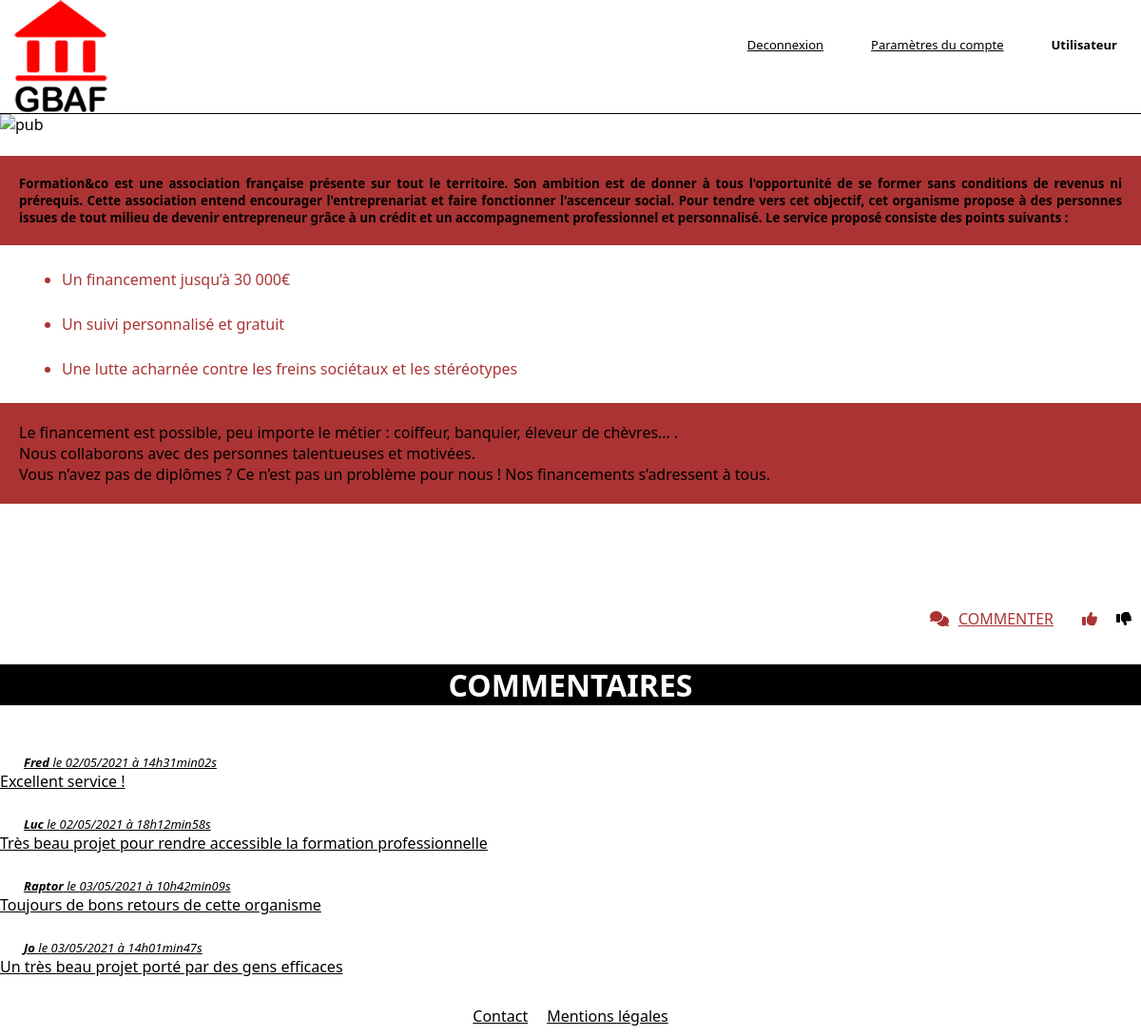
Page /partenaires/partenaire01.php on the committed database.
### tables this page shows
CREATE TABLE `commentaires` (
  `id` int NOT NULL,
  `id_user` int NOT NULL,
  `id_partenaires` int NOT NULL,
  `auteur` varchar(255) NOT NULL,
  `date_com` datetime NOT NULL DEFAULT CURRENT_TIMESTAMP,
  `commentaires` text NOT NULL
);

### partenaires/partenaire01.php (the view, shortened to what this page needs)
<!DOCTYPE html>
<html lang="fr">
  <head>
    <link rel="stylesheet" href="../css/style.css">
  </head>
  <body>
    <header id="header" class="border">
      <div>
        <ul class="settings">
          <li class="black"><strong> Utilisateur </strong> </li>
          <li class="black"><a class="black" href="parametres.php"><i></i>Paramètres du compte</a></li>
          <li class="black"><a class="black" href="connexion.php"><i></i>Deconnexion</a></li>
        </ul>
      </div>
      <a href="../index.php"><img src="../img/logo.png" alt="GBAF" class="gbaf alt-gbaf"></a>
    </header>
    <main>
      <section>
        <img src="../img/business-02.jpg" alt="pub" class="pub">
        <h5  class="partenaires">
          Formation&co est une association française présente sur tout le territoire. Son ambition est de donner
          à tous l'opportunité de se former sans conditions de revenus ni prérequis. Cette association entend encourager
          l'entreprenariat et faire fonctionner l'ascenceur social. Pour tendre vers cet objectif, cet organisme propose
          à des personnes issues de tout milieu de devenir entrepreneur grâce à un crédit et un accompagnement professionnel et personnalisé.
          Le service proposé consiste des points suivants :
        </h5>
            <ul>
              <li class="services">Un financement jusqu’à 30 000€ </li>
              <li class="services">Un suivi personnalisé et gratuit</li>
              <li class="services">Une lutte acharnée contre les freins sociétaux et les stéréotypes</li>
            </ul>
        <p  class="partenaires">
          Le financement est possible, peu importe le métier : coiffeur, banquier, éleveur de chèvres… .<br>
          Nous collaborons avec des personnes talentueuses et motivées.<br>
          Vous n’avez pas de diplômes ? Ce n’est pas un problème pour nous ! Nos financements s’adressent à tous.
        </p>
      </section>
      <section class="comment-section">
        <div class="flex-container">
          <div class="button"><i class="fas fa-comments"></i><a href="commenter.php" class="button">COMMENTER</a></div>
          <div class="button"><i class="fas fa-thumbs-up"></i><a href="votes.php"></div>
          <div class="button"><i class="fas fa-thumbs-down"></i><a href="votes.php"></div>
        </div>
        <h2 class="comment-title"> COMMENTAIRES </h2>
        <?php include("database.php"); ?>
        <?php
            $req = $bdd->prepare('SELECT auteur, commentaires, DATE_FORMAT(date_com, \'%d/%m/%Y à %Hh%imin%ss\') AS date_commentaire_fr  FROM commentaires WHERE id_partenaires = 1 ORDER BY date_com');
            $req->execute(array($_GET['commentaires']));
              while ($donnees = $req->fetch()){ ?>
                <p class="comment comment-info"><strong><?php echo htmlspecialchars($donnees['auteur']); ?></strong> le <?php echo $donnees['date_commentaire_fr']; ?></p>
                <p class="comment"><?php echo nl2br(htmlspecialchars($donnees['commentaires'])); ?></p>
        <?php }
        ?>
      </section>
    </main>
    <footer>
      <div class="flex-footer">
          <div class="button"><a href="../contact.html">Contact</a></div>
          <div class="button"><a href="../legal.html">Mentions légales</a></div>
        </div>
    </footer>
  </body>
</html>

### css/style.css (style rules this page uses)
html { font-family: 'Segoe UI', Roboto, Oxygen, Ubuntu, Cantarell, 'Open Sans', 'Helvetica Neue', sans-serif; }
body, p { text-align: justify; margin: 0px; }
h1, h2, h3, h4, .formConnexion, .accueilLink, .inscription, .white { text-align: center; }
h2 { font-size : 32px; }
body, p { margin: auto; }
main, #commentaire { padding-top: 100px; }
.pub, .partenaires { padding-top: 20px; }
li { margin: 25px; }
main, #connexion { padding-bottom: 20px; }
#header { position: fixed; width: 100%; height: 120px; }
.settings, .black { font-size: small; list-style-type: none; }
.settings, .black { text-align: right; float: right; }
.border, .gbaf { border-bottom: 1px solid black; }
html, textarea, .logo { background-color: white; }
#header { background-color: rgba(255, 255, 255, 0.9); }
a, .white, .champs, .nosPart, .titre-blanc, .comment-title, .inscription { color: white; }
h3, a, .accueilLink, .navUser, .settings, .black, h3:hover, a:hover, h1:hover, li, .footer, .legal, .suite, .comment, .button:hover { color: black; }
.services, li:hover, .button { color:rgba(150, 0, 0, 0.8); }
#connexion, .partenaires, .titre-blanc, .nosPart, .parametres { background-color: rgba(150, 0, 0, 0.8); }
.comment-title { background-color: black; }
img.gbaf { position:fixed; top: 0px; left: 15px; text-align: left; height: 120px; }
.pub, .pub-partenaire { width: 100%; height: 100%; object-fit: contain; }
img { display: block; margin-left: auto; margin-right: auto; }
.comment-section { padding-top: 100px; }
.comment-info { font-style: italic; padding-left:25px; padding-top: 25px; font-size: small; }
.black { padding-top : 0px; }
.partenaires { padding: 20px; }
.flex-container, .flex, .flex-footer, .flex-banques { display: flex; flex-direction: row; }
.flex-container, .flex { justify-content: flex-end }
.flex-footer { justify-content: center; }
.button { margin: 10px; }
* { box-sizing: border-box; }

### rows in the picture
commentaires: auteur "Fred", date_commentaire_fr "02/05/2021 à 14h31min02s", commentaires "Excellent service !"
commentaires: auteur "Luc", date_commentaire_fr "02/05/2021 à 18h12min58s", commentaires "Très beau projet pour rendre accessible la formation professionnelle"
commentaires: auteur "Raptor", date_commentaire_fr "03/05/2021 à 10h42min09s", commentaires "Toujours de bons retours de cette organisme"
commentaires: auteur "Jo", date_commentaire_fr "03/05/2021 à 14h01min47s", commentaires "Un très beau projet porté par des gens efficaces"
